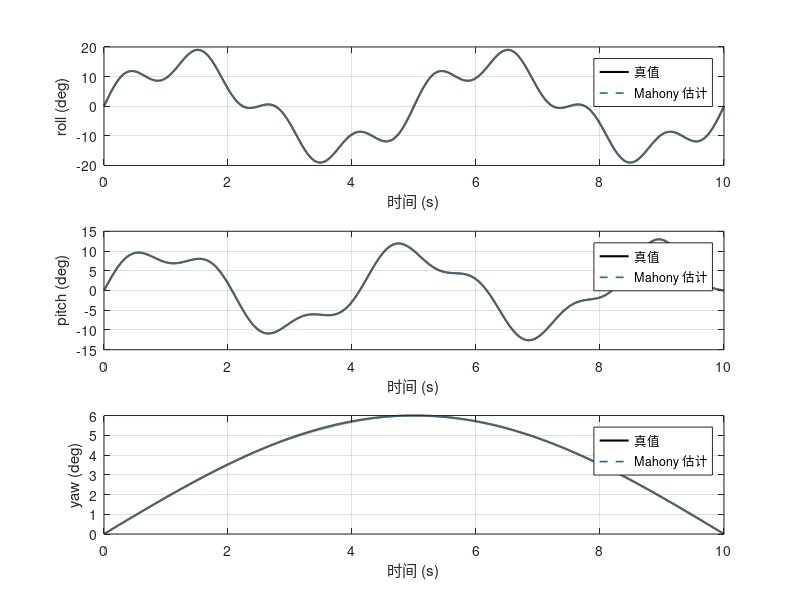

MATLAB code for this plot: (Note: this script raises an error after producing the figure.)
%% mahony_sim.m — Mahony 姿态解算仿真验证（M3 前置）
% 用途：在上板之前，用仿真 IMU 数据验证 Mahony 算法的收敛性与精度。
% 原理：
%   1) 构造真实姿态轨迹（欧拉角函数）→ 数值微分得到欧拉角速率
%   2) 由欧拉角速率转换出机体角速度（陀螺仪测量），由重力矢量投影
%      得到机体加速度计测量，均叠加高斯噪声
%   3) 用 Mahony 6 轴算法估计姿态，与真值对比
% 输出：
%   figure 1：roll/pitch/yaw 真值 vs 估计（三子图）
%   figure 2：姿态误差（度）
%   命令行打印最大/均方根误差
% 依赖：无工具箱，纯基础函数，R2018a+ 可直接运行。
%
% 注意：6 轴 Mahony 只用陀螺+加速度计，yaw 方向没有外部修正，
%       会出现缓慢漂移，这是正常现象（需要磁力计/GPS 航向修正）。

clear; clc; close all;
rng(0);                     % 固定随机种子，结果可复现

%% 1. 参数与时间轴
dt   = 0.001;               % 采样周期 1ms（1kHz）
T    = 10;                  % 仿真时长 10s
t    = 0:dt:T;
N    = length(t);

%% 2. 真实姿态轨迹（欧拉角，ZYX 顺序：roll->pitch->yaw）
phi   = deg2rad(15*sin(2*pi*0.20*t) +  5*sin(2*pi*0.80*t));
theta = deg2rad(10*sin(2*pi*0.25*t) +  3*sin(2*pi*0.70*t));
psi   = deg2rad( 6*sin(2*pi*0.05*t));   % yaw 小幅缓慢摆动

%% 3. 欧拉角速率（中心差分）
dphi   = [0, diff(phi)/dt];
dtheta = [0, diff(theta)/dt];
dpsi   = [0, diff(psi)/dt];

%% 4. 机体角速度（陀螺仪理想测量）
%  ZYX 欧拉角速率 -> 机体角速度：
%  wx = dphi - dpsi*sin(theta)
%  wy = dtheta*cos(phi) + dpsi*cos(theta)*sin(phi)
%  wz = -dtheta*sin(phi) + dpsi*cos(theta)*cos(phi)
wx = dphi - dpsi.*sin(theta);
wy = dtheta.*cos(phi) + dpsi.*cos(theta).*sin(phi);
wz = -dtheta.*sin(phi) + dpsi.*cos(theta).*cos(phi);

%% 5. 加速度计理想测量（机体系，单位 g）
%  重力在机体系投影：a_body = R' * [0;0;-1]
ax = -sin(theta);
ay =  cos(theta).*sin(phi);
az =  cos(theta).*cos(phi);

%% 6. 叠加传感器噪声
gyro_noise = 0.01;    % rad/s  (约 0.6 deg/s 1σ)
acc_noise  = 0.02;    % g
gx = wx + randn(1,N)*gyro_noise;
gy = wy + randn(1,N)*gyro_noise;
gz = wz + randn(1,N)*gyro_noise;
ax = ax + randn(1,N)*acc_noise;
ay = ay + randn(1,N)*acc_noise;
az = az + randn(1,N)*acc_noise;

%% 7. Mahony 6 轴算法
Kp = 1.2;   Ki = 0.05;
q = [1; 0; 0; 0];           % 四元数 (w,x,y,z)，初始水平
e_int = zeros(3,1);         % 积分误差

est = zeros(3, N);          % 存放估计欧拉角
for k = 1:N
    % 7.1 归一化加速度
    n = norm([ax(k); ay(k); az(k)]);
    if n > 1e-6
        a = [ax(k); ay(k); az(k)] / n;
    else
        a = [0; 0; 1];
    end

    % 7.2 由四元数估计重力方向（机体系）
    q0 = q(1); q1 = q(2); q2 = q(3); q3 = q(4);
    v = [2*(q1*q3 - q0*q2);
         2*(q0*q1 + q2*q3);
         q0*q0 - q1*q1 - q2*q2 + q3*q3];

    % 7.3 叉积误差
    e = cross(a, v);

    % 7.4 误差积分 + 比例补偿（gyro 单位 rad/s）
    e_int = e_int + e * (Ki * dt);
    w = [gx(k); gy(k); gz(k)] + Kp*e + e_int;

    % 7.5 四元数微分更新
    Omega = 0.5 * [ 0,   -w(1), -w(2), -w(3);
                    w(1),  0,    w(3), -w(2);
                    w(2), -w(3),  0,    w(1);
                    w(3),  w(2), -w(1),  0  ];
    q = q + Omega * q * dt;
    q = q / norm(q);        % 归一化

    % 7.6 用更新后的四元数 -> 欧拉角（ZYX）
    q0 = q(1); q1 = q(2); q2 = q(3); q3 = q(4);
    est(1,k) = atan2(2*(q0*q1 + q2*q3), 1 - 2*(q1^2 + q2^2));
    est(2,k) = asin(max(-1, min(1, 2*(q0*q2 - q3*q1))));
    est(3,k) = atan2(2*(q0*q3 + q1*q2), 1 - 2*(q2^2 + q3^2));
end

%% 8. 误差统计（角度制）
true_e = [phi; theta; psi];
err = (est - true_e) * 180/pi;
names = {'roll', 'pitch', 'yaw'};
for i = 1:3
    fprintf('%s: 最大误差 %6.2f°,  RMS 误差 %6.3f°\n', ...
        names{i}, max(abs(err(i,:))), sqrt(mean(err(i,:).^2)));
end

%% 9. 绘图
figure('Name', 'Mahony 姿态解算仿真', 'Color', 'w');
for i = 1:3
    subplot(3,1,i);
    plot(t, true_e(i,:)*180/pi, 'k-', 'LineWidth', 1.5); hold on;
    plot(t, est(i,:)*180/pi, '--', 'LineWidth', 1.2, 'Color', [0.18 0.43 0.55]);
    ylabel([names{i} ' (deg)']);
    xlabel('时间 (s)');
    legend('真值', 'Mahony 估计', 'Location', 'best');
    grid on; xlim([0 T]);
end
sgtitle('Mahony 6 轴姿态解算：真值 vs 估计（含传感器噪声）');

figure('Name', '姿态误差', 'Color', 'w');
plot(t, err(1,:), 'LineWidth', 1.2); hold on;
plot(t, err(2,:), 'LineWidth', 1.2);
plot(t, err(3,:), 'LineWidth', 1.2);
legend('roll 误差', 'pitch 误差', 'yaw 误差', 'Location', 'best');
xlabel('时间 (s)'); ylabel('误差 (deg)'); grid on; xlim([0 T]);
title('姿态估计误差（注意 yaw 缓慢漂移属 6 轴正常现象）');

%% 结论阅读提示
%  - roll/pitch 应快速收敛且误差小（加速度计持续修正）
%  - yaw 会缓慢漂移：6 轴无磁力计航向修正，误差随积分累积。
%    上板若要稳定航向，需加入磁力计(9 轴 Mahony)或 GPS 航向。
%  - 调参：Kp 越大修正越快但越敏感，Ki 消除稳态漂移；按实际传感器噪声调整。
